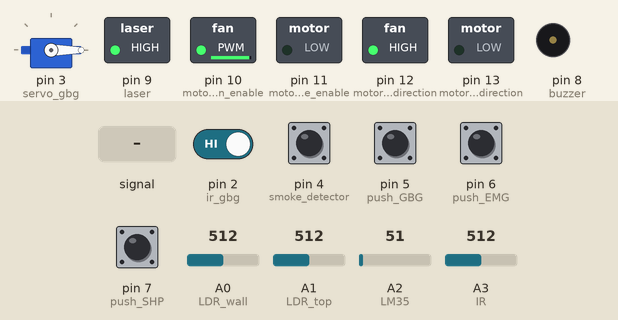
Bench run of a sketch on a simulated Arduino Uno, built with avr-gcc and run on an emulated ATmega328P. Parts: servo, switched loads named in the sketch (green lamp = pin HIGH), buzzer (waves = sounding). Dashed ring = blinking. The test bench sets the inputs (shaded band); at power-on: pin 2 (ir_gbg), pin 4 (smoke_detector) HIGH, pin 5 (push_GBG), pin 6 (push_EMG), pin 7 (push_SHP) LOW, A2 (LM35) = 51, A3 (IR) = 512, A0 (LDR_wall) = 512, A1 (LDR_top) = 512. Pins used as bus, display or sensor lines are not drawn.

Above: at 1.2 s.
1.3 s: A0 (LDR_wall) fed a 2 Hz sine of ±306 counts around its level
At 1.42 s:
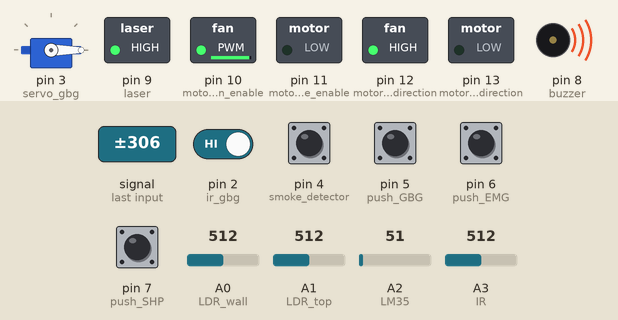
4.3 s: A2 (LM35) set to 43
At 5.18 s:
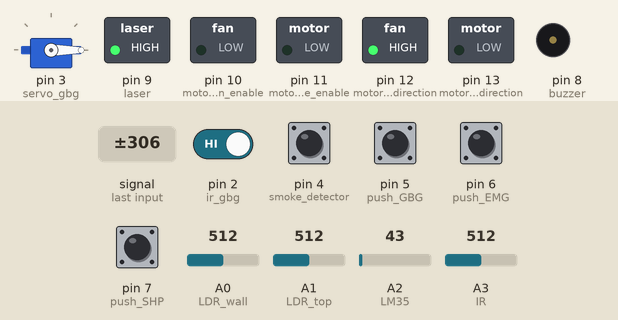
7.3 s: A3 (IR) set to 30
At 8.2 s:
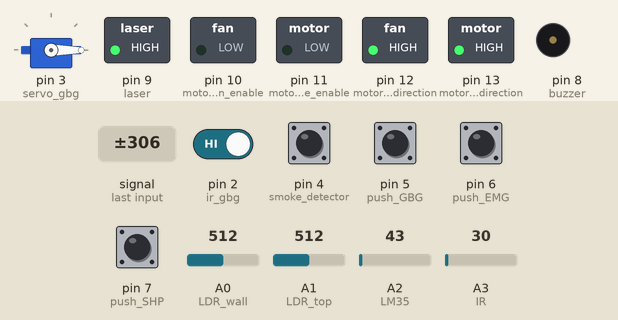
10.3 s: pin 2 (ir_gbg) driven LOW
At 10.79 s:
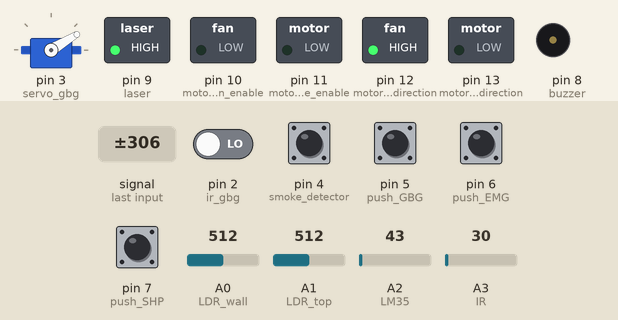
13.3 s: pin 4 (smoke_detector) pulled LOW for 1 s
At 14.16 s:
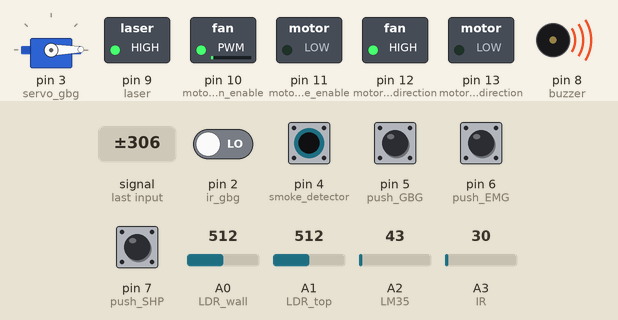
16.3 s: A0 (LDR_wall) set to 340
At 17.3 s:
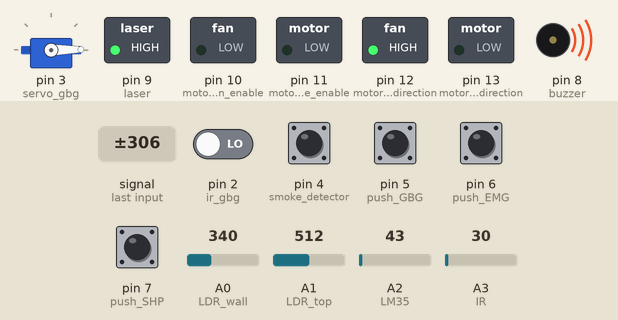
Timing chart, 0 to 18.8 s (numbered marks = the images above; inputs shaded):
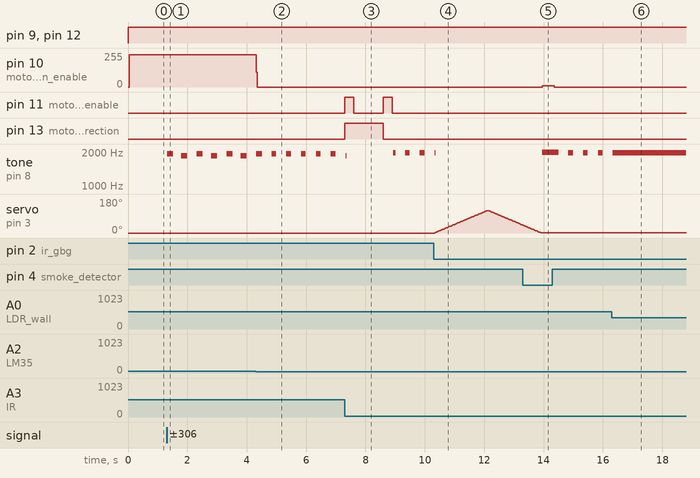

Measured:
- the behaviour switches between 48 and 47 on A2 (LM35) (found by bisection; images 1 and 2)
- after the input at 1.3 s, tone on pin 8 (buzzer): silent → 1925 Hz at once, then repeats every 1.0 s: silent 0.28 s, 1848 Hz 0.20 s, silent 0.32 s, 1925 Hz 0.20 s
- after the input at 4.3 s, pin 10 (motor_fan_enable): 243/255 → 0/255 at once
- after the input at 7.3 s, pin 11 (motor_gate_enable): alternates HIGH for 0.30 s and LOW for 1.0 s, starting at once; pin 13 (motor_gate_direction): LOW → HIGH at once, → LOW 1.3 s later
- after the input at 10.3 s, servo on pin 3 (servo_gbg): rises from 0° to 119° in 1.8 s, then falls to 43° in 1.2 s
- after the input at 13.3 s, pin 10 (motor_fan_enable): 0/255 → 9/255 after 0.66 s, → 0/255 0.40 s later
- after the input at 16.3 s, tone on pin 8 (buzzer): goes on until 16.3 s, then stays 1973 Hz

The sketch:

Apartment1.ino
```cpp
#include<Servo.h>
#include <Wire.h>
#define SLAVE_ADDRESS 0x06
const int baud_rate=9600;
const int LDR_top = A1;
const int LDR_wall = A0;
const int smoke_detector = 4;
const int IR = A3;
const int LM35 = A2;
int bot_detect;
int angle=120;
int garbage_level,garbage_full;
Servo bin;

const int servo_gbg=3;
const int ir_gbg=2;
int gbg_count=0;

const int motor_gate_enable = 11;
const int motor_fan_enable = 10;
const int motor_gate_direction = 13;
const int motor_fan_direction = 12;

const int laser = 9;

const int  push_GBG = 5;
const int  push_EMG = 6;
const int  push_SHP = 7;

const int LED_1 = 1;

const int buzzer = 8;
int GBG, EMG, SHP, KCK, Lm, BURGLER,smart_light,smoke;

String data = "@@06|";

void receiveData()
{
  while ( Wire.available()) {
    data = Wire.read();
  }

  data = "";
}

void sendData()
{
  data = "@@06|";
  data += String(0);
  data += String(SHP);
  data += String(GBG);
  data+=  String(!bot_detect);//Garbage IR
  data+=  String(smart_light);
  data += String(BURGLER);
  data += String(0);
  data += String(0);
  data+="0";
  data += "|";
  data += String(abs(Lm));
  data += "&";
  Wire.write(data.c_str());
}

void setup()
{
  Serial.begin(baud_rate);
  bin.attach(servo_gbg); //3 is the pwm pin for servo actuation
  pinMode(ir_gbg,INPUT);
  bin.write(0);
  pinMode(motor_gate_enable, OUTPUT);
  pinMode(motor_gate_direction, OUTPUT);
  pinMode(motor_fan_enable, OUTPUT);
  pinMode(motor_fan_direction, OUTPUT);

  pinMode(push_SHP, INPUT);
  pinMode(push_EMG, INPUT);
  pinMode(push_GBG, INPUT);

  pinMode(LED_1, OUTPUT);
  pinMode(0,OUTPUT);

  pinMode(laser, OUTPUT);

  pinMode(buzzer, OUTPUT);

  pinMode(LDR_top, INPUT);
  pinMode(LDR_wall, INPUT);
  pinMode(smoke_detector, INPUT);
  pinMode(IR, INPUT);
  pinMode(LM35, INPUT);

  Wire.begin(SLAVE_ADDRESS);
  Wire.onReceive(receiveData);
  Wire.onRequest(sendData);
}

int count = 0;

void loop()
{

  int LDR_Top = analogRead(LDR_top);
  int LDR_Wall = analogRead(LDR_wall);
  int Smoke_Detector = digitalRead(smoke_detector);
  int Ir = analogRead(IR);
  Lm = abs((analogRead(LM35) * 500) / 1023);
  GBG = digitalRead(push_GBG);
  SHP = digitalRead(push_SHP);
  EMG = digitalRead(push_EMG);
  bot_detect = digitalRead(ir_gbg);

  smart_light=0;

  digitalWrite(laser, HIGH);


  if (LDR_Wall < 150)
  {
    digitalWrite(buzzer, HIGH);
    BURGLER = 1;
  }
  else {
    digitalWrite(buzzer, LOW);
    BURGLER = 0;
  }

  if(Smoke_Detector==0){
    smoke=1;
    analogWrite(motor_fan_enable, 255);
    digitalWrite(motor_fan_direction, HIGH);
    digitalWrite(buzzer,HIGH);
    EMG=1;
  }
  else{
    smoke=0;
    analogWrite(motor_fan_enable, 0);
    digitalWrite(buzzer,LOW);
    EMG=0;
  }

  if (Ir < 100 && count == 0)
  {

    analogWrite(motor_gate_enable, 255);
    digitalWrite(motor_gate_direction, HIGH);
    delay(300);
    analogWrite(motor_gate_enable, 0);
    delay(1000);
    digitalWrite(motor_gate_direction, LOW);
    analogWrite(motor_gate_enable, 255);
    delay(300);
    //delay(700);
    //digitalWrite(motor_gate_direction, LOW);
    //analogWrite(motor_gate_enable, 100);
    //delay(300);
    analogWrite(motor_gate_enable, 0);
    count++;
  }

  else if (Ir > 100)
  {
    analogWrite(motor_gate_enable, 0);
    count = 0;
  }

  if (Lm > 22)
  {
    analogWrite(motor_fan_enable, 255);
    digitalWrite(motor_fan_direction, HIGH);
  }
  else
    analogWrite(motor_fan_enable, 0);

  if (LDR_Wall < 350)
  {
    digitalWrite(buzzer,HIGH);
  }
  else {
    digitalWrite(buzzer,LOW);

  }

  if (LDR_Top<300)
  {
    smart_light=1;
    digitalWrite(0,HIGH);
  }
  else{
    digitalWrite(0,LOW);
  }
//
//  if (EMG == 1 && data[4] == 1)
//  {
//    EMG = 0;
//  }

    if(bot_detect==0 && gbg_count==0)
    {
      gbg_count=1;
        //Serial.println("Bot detected. Actuating garbage loader.");
        for(int i=0;i<angle;i++)
        {
          bin.write(i);
          delay(15);
        }
        //delay(2000);
        for(int i=0;i<angle;i++)
        {
          bin.write(angle-i);
          delay(15);
        }
    }
    else if(bot_detect==1)
    {
      gbg_count=0;
    }

  //Serial.println("IR gbg: "+String(digitalRead(ir_gbg)));
  //Serial.println("SMOKE :"+String(Smoke_Detector));
  //Serial.println("LDR_TOP: " + String(LDR_Top));


 // digitalWrite(0,LOW);
}
```
